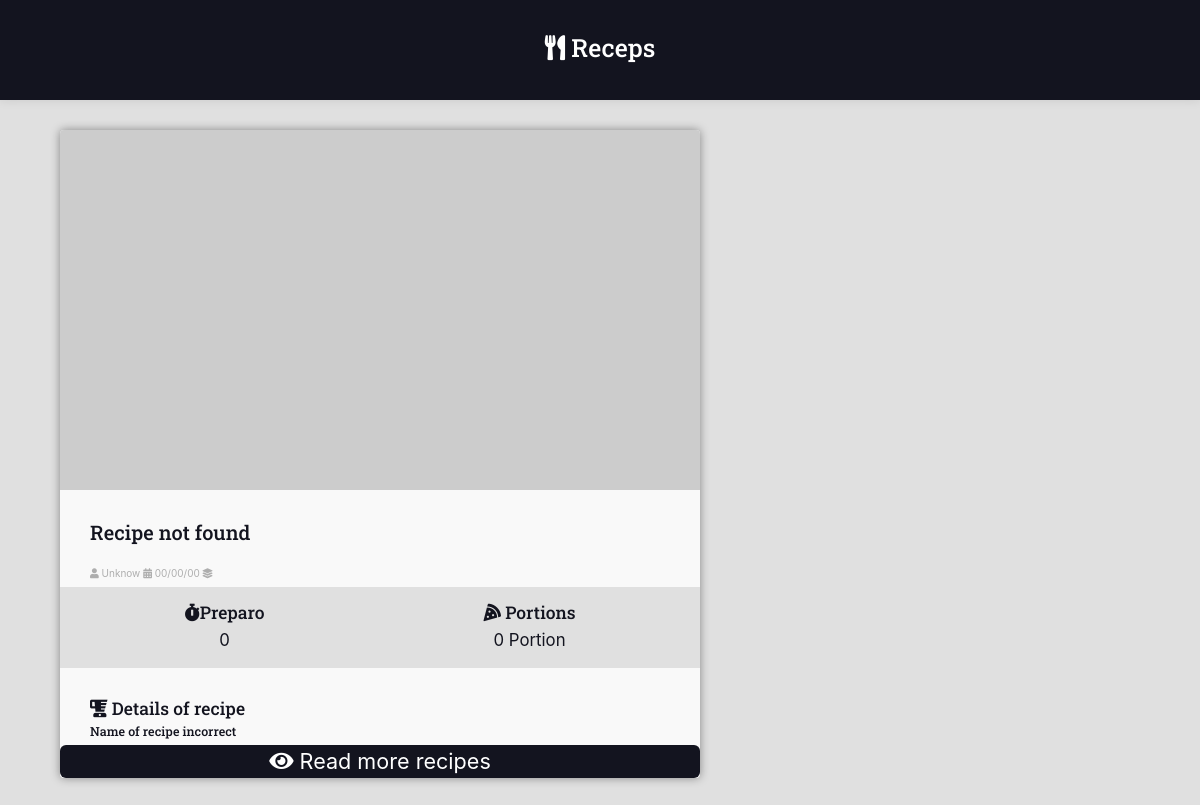
/receps/recipe/test-recipe/, run on an earlier commit of the app's database.
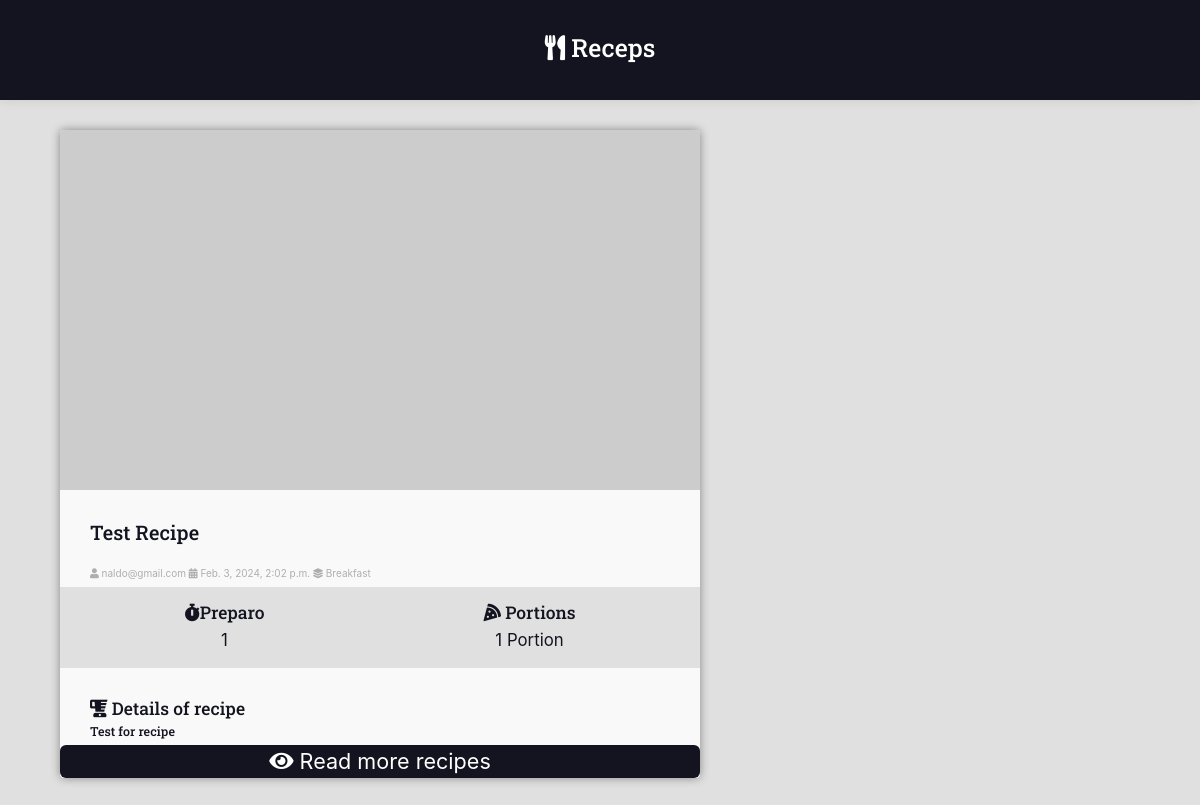
And on a later commit of the database.
### receps/models.py (models this page shows, shortened)
class Receps(models.Model):
    title = models.CharField(max_length=42)
    date = models.DateTimeField(auto_now_add=True)
    category = models.ForeignKey(Categories, on_delete=models.DO_NOTHING)
    portions = models.PositiveIntegerField(null=False, blank=False)
    user = models.ForeignKey(User, models.DO_NOTHING)
    description = models.TextField(blank=False)
    time = models.CharField(max_length=8)
    slug = models.SlugField(blank=True, null=False, unique=True)
    update = models.DateTimeField(auto_now=True)
    is_published = models.BooleanField(default=True)

class Categories(models.Model):
    name = models.CharField(null=True, blank=True, max_length=38, unique=True)
    icon = models.CharField(default="fas fa-utensils",null=True, blank=True, max_length=100)

### receps/views.py (the view)
# urls.py: path('recipe/<slug:slug>/', views.recipe, name='receps-recipe'),
def recipe(request, slug):
    try:
        receps_list = Receps.objects.all().filter(slug=slug)[0]
    except:
        receps_list = {
            'title': 'Recipe not found',
            'description': 'Name of recipe incorrect',
            'time': '0',
            'date': '00/00/00',
            'portions': 0,
            'slug': 'recipe-not-found-404'
        }
    return render(request, 'pages/recipe.html', {'recipe': receps_list})

### receps/templates/pages/recipe.html (shortened to what this page needs)
{% extends 'extension.html'%}
{% block 'head'%}
  {% load static %}
  <link rel="stylesheet" href="{% static 'css/receps.css'%}">
{% endblock %}
{% block 'body' %}
  {% include '../partials/header.html' %}
  {% include '../partials/recipe_list.html' %}
{% endblock %}

### receps/templates/partials/recipe_list.html (shortened to what this page needs)
<div class="main-container">
    <div class="main-content main-content-list container">
        <div class="recipe recipe-list-item">
            <div class="recipe-cover">
                <img src="https://via.placeholder.com/1280x720.png/000">
            </div>
            <div class="recipe-title-container">
                <h2>{{recipe.title}}</h2>
            </div>
            <div class="recipe-author">
                <span class="author-item">
                    <i class="fas fa-user"></i>
                    {% if recipe.user is not None%}
                      {{recipe.user.username}}
                    {% else %}
                      Unknow
                    {% endif%}
                </span>
                <span class="author-item">
                    <i class="fas fa-calendar-alt"></i>
                    {{recipe.date}}
                </span>
                <span class="author-item">
                    <i class="fas fa-layer-group"></i>
                    {{recipe.category.name}}
                </span>
            </div>
            <div class="recipe-meta-container">
                <div class="recipe-meta recipe-preparation">
                    <h3 class="recipe-meta-title"><i class="fas fa-stopwatch"></i>Preparo</h3>
                    <div class="recipe-meta-text">
                        {{recipe.time}}
                    </div>
                </div>
                <div class="recipe-meta recipe-servings">
                    <h3 class="recipe-meta-title">
                        <i class="fas fa-pizza-slice"></i>
                        Portions
                    </h3>
                    <div class="recipe-meta-text">
                    {% if recipe.portions < 2%}
                    {{recipe.portions}} Portion
                    {% endif %}
                    </div>
                </div>
            </div>
            <div class="recipe-title-container">
                <h3>
                  <i class="fas fa-blender"></i>
                  Details of recipe
                </h3>
                <h5>{{recipe.description}}</h5>
            </div>
            <footer class="recipe-footer">
                <a class="recipe-read-more button button-dark button-full-width" href="{% url 'receps:receps' %}">
                    <i class="fas fa-eye"></i>
                    <span>Read more recipes</span>
                </a>
            </footer>
        </div>
    </div>
</div>

What changed in the data, as far as the page shows it:
added Receps: title "Test Recipe", user.username "naldo@gmail.com", date "Feb. 3, 2024, 2:02 p.m.", category.name "Breakfast", time "1", portions "1", description "Test for recipe"
Also different on the page:
{{ recipe.title }}: "Recipe not found" → (not shown)
{{ recipe.date }}: "00/00/00" → (not shown)
{{ recipe.time }}: "0" → (not shown)
{{ recipe.portions }}: "0" → (not shown)
{{ recipe.description }}: "Name of recipe incorrect" → (not shown)
text no longer shown: "Unknow"
